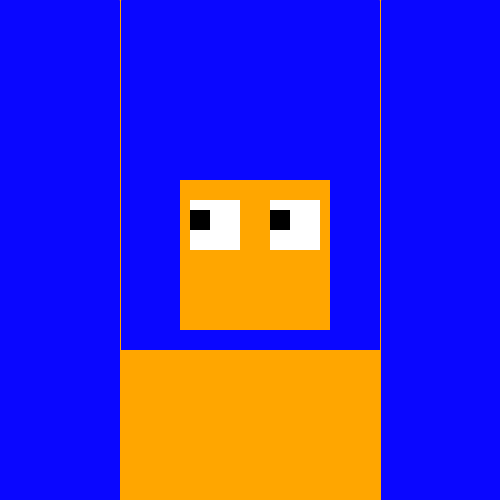
Frame 1 (no input)
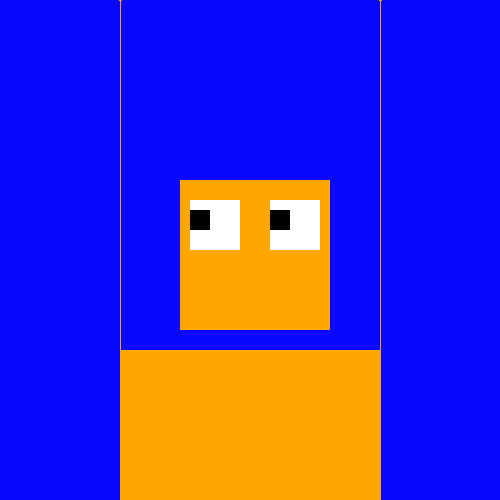
Frame 60 (the mouse pressed at the canvas centre just before this capture)
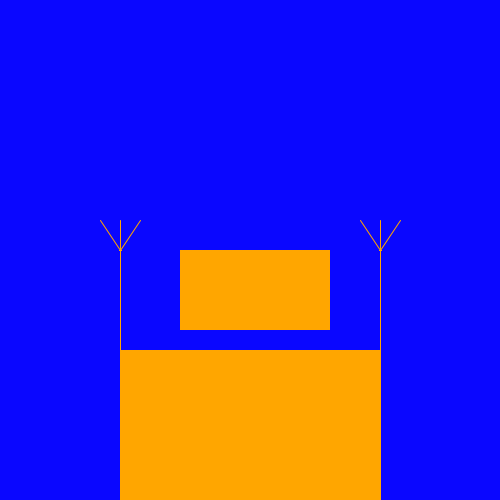
Frame 120 (the mouse held since frame 60 and released just before this capture)

The Processing sketch that drew these frames (run headless with seeded random() and noise(); from frame 60 on, the mouse is pressed at the canvas centre):

// Processing sketch: processing_33457
// ── processing_33457.pde

void setup(){
  size(500,500);
  background(10,7,255);
}


void draw(){
fill(255,166,0);
noStroke();
rect (180,180,150,150);
rect (120,350,260,280);
fill(255);
rect(190,200,50,50);//left eye
rect(270,200,50,50);//right eye
float leftEyePos = map(mouseX,0,width,190,220);
float rightEyePos = map(mouseX,0,width,270,300);
fill(0,0,0);
rect(leftEyePos,210,20,20);
rect(rightEyePos,210,20,20);
float lidPos = map(mouseY,0,height,0,500);
fill(10,7,255);
rect(0,0,width,lidPos);
float armPos = map(mouseY,0,height,0,500);
stroke(255,166,0);
line(380, mouseY, 360,mouseY-30);
line(380, mouseY, 380,mouseY-30);
line(380, mouseY, 400,mouseY-30);
line(120, mouseY, 100,mouseY-30);
line(120, mouseY, 120,mouseY-30);
line(120, mouseY, 140,mouseY-30);
line(380, mouseY, 380,height);
line(120, mouseY, 120,500);
}
